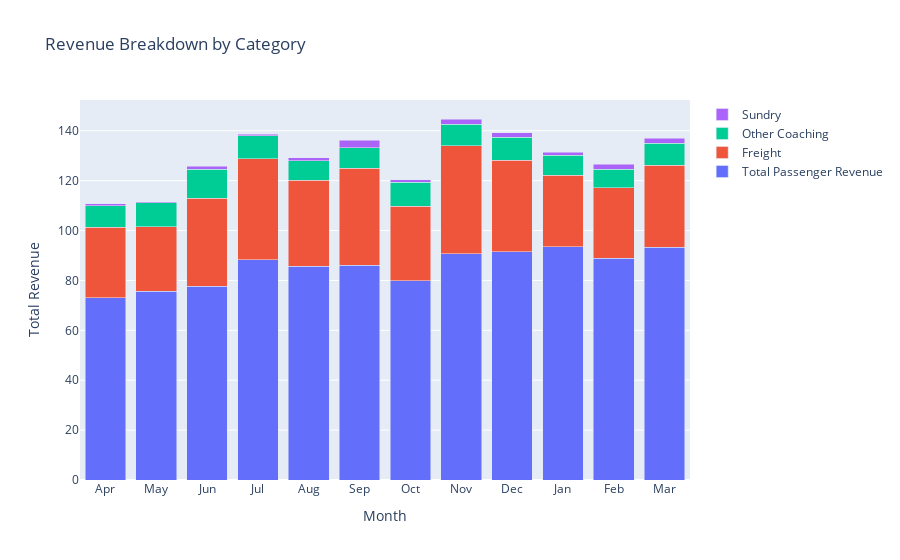

Notebook code cell kept with this figure:
### Code cell
import plotly.graph_objects as go
import os

def plot_stacked_bar_chart(earnings_df):
    current_date = datetime.datetime.now()
    current_year = current_date.year
    current_month = current_date.month

    if current_month < 4:  # Financial year starts from April
        start_year = current_year - 1
        end_year = current_year
    else:
        start_year = current_year
        end_year = current_year + 1

    financial_year_start = pd.Timestamp(year=start_year, month=4, day=1)
    financial_year_end = pd.Timestamp(year=end_year, month=3, day=1)
    financial_year_data = earnings_df[(earnings_df['earning_month'] >= financial_year_start) &
                                      (earnings_df['earning_month'] <= financial_year_end)]
    previous_financial_year_start = pd.Timestamp(
        year=start_year-1, month=4, day=1)
    previous_financial_year_end = pd.Timestamp(
        year=end_year-1, month=3, day=31)
    previous_year_data = earnings_df[(earnings_df['earning_month'] >= previous_financial_year_start) &
                                     (earnings_df['earning_month'] <= previous_financial_year_end)]

    # Extract revenue data for current and previous financial years
    combined_data = pd.concat([financial_year_data.assign(year='Current Financial Year'),
                               previous_year_data.assign(year='Previous Financial Year')])
    
    # Group by month and sum the revenue columns
    grouped_data = combined_data.groupby('earning_month').sum()
    
    # Extracting required columns
    total_pass = grouped_data['total_pass']
    freight = grouped_data['freight']
    other_coaching = grouped_data['other_coaching']
    sundry = grouped_data['sundry']
    
    # List of months
    months = ['Apr', 'May', 'Jun', 'Jul', 'Aug', 'Sep', 'Oct', 'Nov', 'Dec', 'Jan', 'Feb', 'Mar']
    
    # Create stacked bar chart
    fig = go.Figure()
    fig.add_trace(go.Bar(
        x=months,
        y=total_pass,
        name='Total Passenger Revenue'
    ))
    fig.add_trace(go.Bar(
        x=months,
        y=freight,
        name='Freight'
    ))
    fig.add_trace(go.Bar(
        x=months,
        y=other_coaching,
        name='Other Coaching'
    ))
    fig.add_trace(go.Bar(
        x=months,
        y=sundry,
        name='Sundry'
    ))
    
    # Update figure layout
    fig.update_layout(
        barmode='stack',  # Stacked bar chart
        title='Revenue Breakdown by Category',
        xaxis_title='Month',
        yaxis_title='Total Revenue'
    )

    return fig

fig = plot_stacked_bar_chart(earnings_df=earnings_df)
fig.show()

### Figure 1 — Plotly figure (JSON) as saved in the notebook; plotly's stock layout.template omitted (floating-point values rounded to 4 significant figures)
{"data": [{"name": "Total Passenger Revenue", "type": "bar", "x": ["Apr", "May", "Jun", "Jul", "Aug", "Sep", "Oct", "Nov", "Dec", "Jan", "Feb", "Mar"], "y": [73.05, 75.74, 77.74, 88.3, 85.73, 86.01, 79.79, 90.8, 91.42, 93.45, 88.86, 93.3, 88.08, 94.12, 89.98, 118.6, 104.9, 96.08, 99.53, 99.76, 108.0, 106.7]}, {"name": "Freight", "type": "bar", "x": ["Apr", "May", "Jun", "Jul", "Aug", "Sep", "Oct", "Nov", "Dec", "Jan", "Feb", "Mar"], "y": [28.34, 25.69, 35.26, 40.54, 34.4, 38.91, 30.02, 43.15, 36.83, 28.82, 28.25, 32.89, 30.74, 28.04, 36.14, 34.99, 43.98, 40.17, 42.38, 31.11, 40.69, 28.05]}, {"name": "Other Coaching", "type": "bar", "x": ["Apr", "May", "Jun", "Jul", "Aug", "Sep", "Oct", "Nov", "Dec", "Jan", "Feb", "Mar"], "y": [8.58, 9.63, 11.64, 9.07, 7.83, 8.36, 9.57, 8.64, 9.08, 7.98, 7.55, 8.76, 9.81, 9.95, 10.1, 9.23, 9.54, 11.35, 9.88, 11.23, 9.3, 9.77]}, {"name": "Sundry", "type": "bar", "x": ["Apr", "May", "Jun", "Jul", "Aug", "Sep", "Oct", "Nov", "Dec", "Jan", "Feb", "Mar"], "y": [0.76, 0.55, 1.14, 0.71, 1.27, 2.95, 0.99, 2.13, 1.95, 1.1, 1.99, 2.14, 1.23, 1.31, 1.78, 1.86, 1.86, 1.58, 1.07, 1.65, 1.99, 1.33]}], "layout": {"barmode": "stack", "title": {"text": "Revenue Breakdown by Category"}, "xaxis": {"title": {"text": "Month"}}, "yaxis": {"title": {"text": "Total Revenue"}}}}
